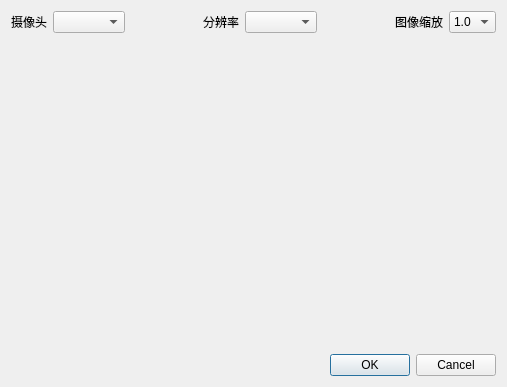
<?xml version="1.0" encoding="UTF-8"?>
<ui version="4.0">
 <class>CameraConfigDialog</class>
 <widget class="QDialog" name="CameraConfigDialog">
  <property name="geometry">
   <rect>
    <x>0</x>
    <y>0</y>
    <width>507</width>
    <height>387</height>
   </rect>
  </property>
  <property name="windowTitle">
   <string>Dialog</string>
  </property>
  <layout class="QVBoxLayout" name="verticalLayout" stretch="1,50,1">
   <item>
    <layout class="QHBoxLayout" name="horizontalLayout">
     <item>
      <widget class="QLabel" name="label">
       <property name="text">
        <string>摄像头</string>
       </property>
      </widget>
     </item>
     <item>
      <widget class="QComboBox" name="comboBox_cameraInfo"/>
     </item>
     <item>
      <spacer name="horizontalSpacer">
       <property name="orientation">
        <enum>Qt::Horizontal</enum>
       </property>
       <property name="sizeHint" stdset="0">
        <size>
         <width>40</width>
         <height>20</height>
        </size>
       </property>
      </spacer>
     </item>
     <item>
      <widget class="QLabel" name="label_2">
       <property name="text">
        <string>分辨率</string>
       </property>
      </widget>
     </item>
     <item>
      <widget class="QComboBox" name="comboBox_camera_reslotion"/>
     </item>
     <item>
      <spacer name="horizontalSpacer_2">
       <property name="orientation">
        <enum>Qt::Horizontal</enum>
       </property>
       <property name="sizeHint" stdset="0">
        <size>
         <width>40</width>
         <height>20</height>
        </size>
       </property>
      </spacer>
     </item>
     <item>
      <widget class="QLabel" name="label_3">
       <property name="text">
        <string>图像缩放</string>
       </property>
      </widget>
     </item>
     <item>
      <widget class="QComboBox" name="comboBox_imageScale">
       <item>
        <property name="text">
         <string>1.0</string>
        </property>
       </item>
       <item>
        <property name="text">
         <string>0.8</string>
        </property>
       </item>
       <item>
        <property name="text">
         <string>0.5</string>
        </property>
       </item>
       <item>
        <property name="text">
         <string>0.3</string>
        </property>
       </item>
      </widget>
     </item>
    </layout>
   </item>
   <item>
    <widget class="QLabel" name="label_showImage">
     <property name="text">
      <string/>
     </property>
    </widget>
   </item>
   <item>
    <widget class="QDialogButtonBox" name="buttonBox">
     <property name="orientation">
      <enum>Qt::Horizontal</enum>
     </property>
     <property name="standardButtons">
      <set>QDialogButtonBox::Cancel|QDialogButtonBox::Ok</set>
     </property>
    </widget>
   </item>
  </layout>
 </widget>
 <resources/>
 <connections>
  <connection>
   <sender>buttonBox</sender>
   <signal>accepted()</signal>
   <receiver>CameraConfigDialog</receiver>
   <slot>accept()</slot>
   <hints>
    <hint type="sourcelabel">
     <x>248</x>
     <y>254</y>
    </hint>
    <hint type="destinationlabel">
     <x>157</x>
     <y>274</y>
    </hint>
   </hints>
  </connection>
  <connection>
   <sender>buttonBox</sender>
   <signal>rejected()</signal>
   <receiver>CameraConfigDialog</receiver>
   <slot>reject()</slot>
   <hints>
    <hint type="sourcelabel">
     <x>316</x>
     <y>260</y>
    </hint>
    <hint type="destinationlabel">
     <x>286</x>
     <y>274</y>
    </hint>
   </hints>
  </connection>
 </connections>
</ui>
